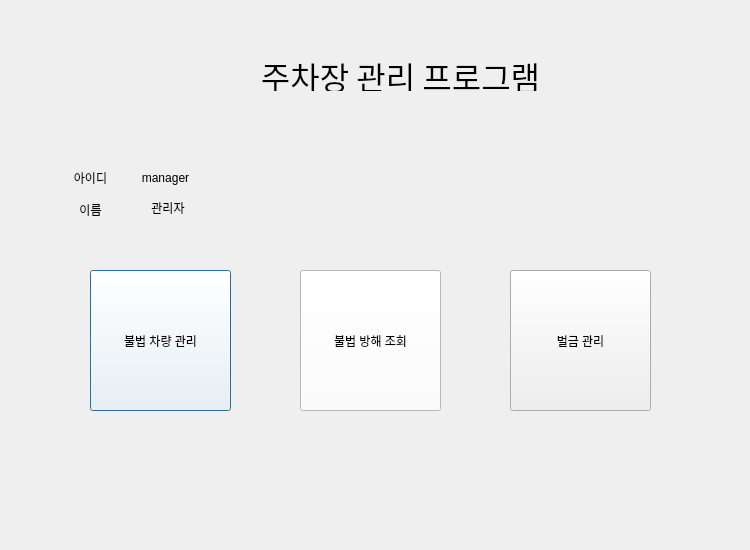
<?xml version="1.0" encoding="UTF-8"?>
<ui version="4.0">
 <class>Dialog</class>
 <widget class="QDialog" name="Dialog">
  <property name="geometry">
   <rect>
    <x>0</x>
    <y>0</y>
    <width>750</width>
    <height>550</height>
   </rect>
  </property>
  <property name="windowTitle">
   <string>Dialog</string>
  </property>
  <widget class="QLabel" name="label_5">
   <property name="geometry">
    <rect>
     <x>110</x>
     <y>200</y>
     <width>116</width>
     <height>16</height>
    </rect>
   </property>
   <property name="text">
    <string>관리자</string>
   </property>
   <property name="alignment">
    <set>Qt::AlignCenter</set>
   </property>
  </widget>
  <widget class="QLabel" name="label_4">
   <property name="geometry">
    <rect>
     <x>70</x>
     <y>200</y>
     <width>41</width>
     <height>20</height>
    </rect>
   </property>
   <property name="text">
    <string>이름</string>
   </property>
   <property name="alignment">
    <set>Qt::AlignCenter</set>
   </property>
  </widget>
  <widget class="QLabel" name="label_2">
   <property name="geometry">
    <rect>
     <x>70</x>
     <y>170</y>
     <width>41</width>
     <height>16</height>
    </rect>
   </property>
   <property name="text">
    <string>아이디</string>
   </property>
   <property name="alignment">
    <set>Qt::AlignCenter</set>
   </property>
  </widget>
  <widget class="QLabel" name="label_3">
   <property name="geometry">
    <rect>
     <x>110</x>
     <y>170</y>
     <width>111</width>
     <height>16</height>
    </rect>
   </property>
   <property name="text">
    <string>manager</string>
   </property>
   <property name="alignment">
    <set>Qt::AlignCenter</set>
   </property>
  </widget>
  <widget class="QLabel" name="label">
   <property name="geometry">
    <rect>
     <x>250</x>
     <y>60</y>
     <width>301</width>
     <height>31</height>
    </rect>
   </property>
   <property name="font">
    <font>
     <family>Agency FB</family>
     <pointsize>24</pointsize>
    </font>
   </property>
   <property name="text">
    <string>주차장 관리 프로그램</string>
   </property>
   <property name="alignment">
    <set>Qt::AlignCenter</set>
   </property>
  </widget>
  <widget class="QPushButton" name="pushButton">
   <property name="geometry">
    <rect>
     <x>90</x>
     <y>270</y>
     <width>141</width>
     <height>141</height>
    </rect>
   </property>
   <property name="styleSheet">
    <string notr="true">image: url(:/newPrefix/자동차.PNG);
border-color: rgb(255, 255, 255);
background-color: rgb(255, 255, 255);</string>
   </property>
   <property name="text">
    <string>불법 차량 관리</string>
   </property>
  </widget>
  <widget class="QPushButton" name="pushButton_2">
   <property name="geometry">
    <rect>
     <x>300</x>
     <y>270</y>
     <width>141</width>
     <height>141</height>
    </rect>
   </property>
   <property name="styleSheet">
    <string notr="true">image: url(:/newPrefix/물건.PNG);
background-color: rgb(255, 255, 255);</string>
   </property>
   <property name="text">
    <string>불법 방해 조회</string>
   </property>
  </widget>
  <widget class="QPushButton" name="pushButton_3">
   <property name="geometry">
    <rect>
     <x>510</x>
     <y>270</y>
     <width>141</width>
     <height>141</height>
    </rect>
   </property>
   <property name="text">
    <string>벌금 관리</string>
   </property>
  </widget>
 </widget>
 <resources/>
 <connections/>
</ui>
